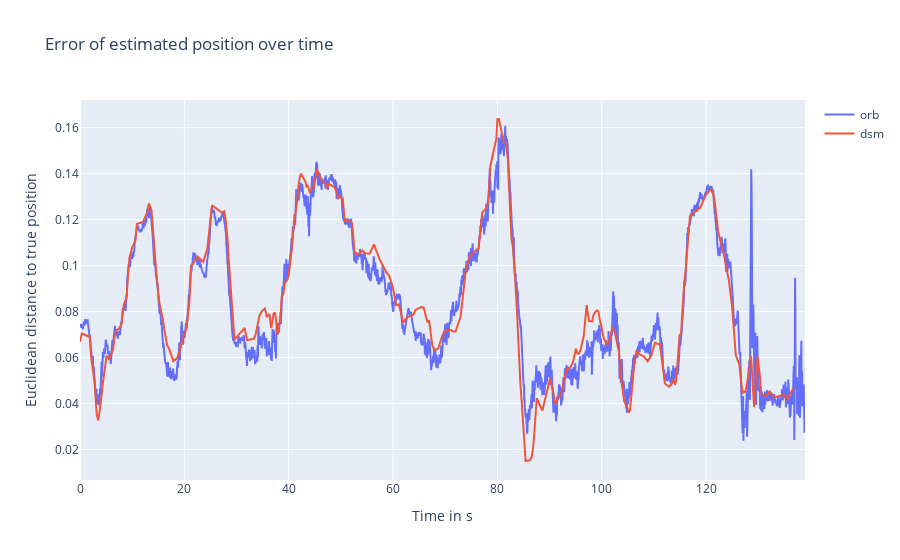

The notebook cell this image was saved under:
### Code cell
fig = go.Figure()

fig.add_trace(go.Scatter(x=est_long_orb.timestamp - est_long_orb.timestamp[0], y=dists_orb,
                    mode='lines',
                    name='orb'))

# Add traces
fig.add_trace(go.Scatter(x=est_long.timestamp - est_long.timestamp[0], y=dists_dsm,
                    mode='lines',
                    name='dsm'))

fig.update_layout(
    title="Error of estimated position over time",
    xaxis_title="Time in s",
    yaxis_title="Euclidean distance to true position",
)

fig.show()

### Figure 1 — Plotly figure (JSON) as saved in the notebook; plotly's stock layout.template omitted (floating-point values rounded to 4 significant figures; data arrays with more than 128 entries replaced by an {"elided": "..."} marker saying what was removed)
{"data": [{"mode": "lines", "name": "orb", "type": "scatter", "x": {"elided": "2780 float values"}, "y": {"elided": "2780 float values"}}, {"mode": "lines", "name": "dsm", "type": "scatter", "x": {"elided": "304 float values"}, "y": {"elided": "304 float values"}}], "layout": {"title": {"text": "Error of estimated position over time"}, "xaxis": {"title": {"text": "Time in s"}}, "yaxis": {"title": {"text": "Euclidean distance to true position"}}}}
